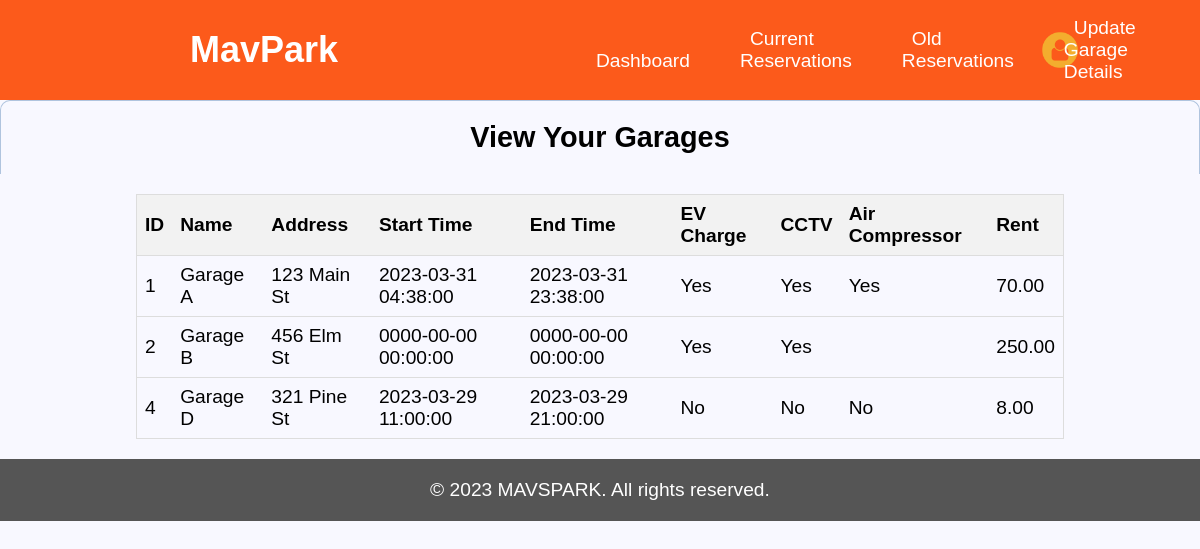
Page /o_user/view_garage.php (signed in) on the committed database.
### tables this page shows
CREATE TABLE `garages` (
  `id` int(6) UNSIGNED NOT NULL,
  `name` varchar(30) NOT NULL,
  `address` varchar(50) NOT NULL DEFAULT 'Kerby street',
  `start_time` datetime DEFAULT NULL,
  `end_time` datetime DEFAULT NULL,
  `ev_charge` enum('Yes','No') DEFAULT 'No',
  `cctv` enum('Yes','No') DEFAULT 'No',
  `garage_air_compressor` enum('Yes','No') DEFAULT 'No',
  `rent` decimal(5,2) NOT NULL DEFAULT 10.00,
  `owner_id` int(11) NOT NULL,
  `spots` int(11) DEFAULT 2
);

### o_user/view_garage.php (the view, shortened to what this page needs)
<?php
if (isset($_SESSION["username"])) {
    $owner_username = $_SESSION["username"];
} else {
    header("Location: n_login.php");
    exit();
}
$host = "localhost";
$username = "root";
$password = "";
$dbname = "test";
$conn = new mysqli($host, $username, $password, $dbname);
$sql = "SELECT id FROM owner_users WHERE username = '$owner_username'";
$result = $conn->query($sql);
if ($result->num_rows > 0) {
    $row = $result->fetch_assoc();
    $owner_id = $row["id"];
} else {
    echo "Error: Owner not found";
    exit();
}
$sql = "SELECT * FROM garages WHERE owner_id = '$owner_id'";
$result = $conn->query($sql);
if ($result->num_rows > 0) {
    $garage_details = "<table>";
    $garage_details .= "<thead><tr><th>ID</th><th>Name</th><th>Address</th><th>Start Time</th><th>End Time</th><th>EV Charge</th><th>CCTV</th><th>Air Compressor</th><th>Rent</th></tr></thead>";
    $garage_details .= "<tbody>";
    while ($row = $result->fetch_assoc()) {
        $id = $row["id"];
        $name = $row["name"];
        $address = $row["address"];
        $start_time = $row["start_time"];
        $end_time = $row["end_time"];
        $ev_charge = $row["ev_charge"];
        $cctv = $row["cctv"];
        $air_compressor = $row["garage_air_compressor"];
        $rent = $row["rent"];
        $garage_details .= "<tr>";
        $garage_details .= "<td>$id</td>";
        $garage_details .= "<td>$name</td>";
        $garage_details .= "<td>$address</td>";
        $garage_details .= "<td>$start_time</td>";
        $garage_details .= "<td>$end_time</td>";
        $garage_details .= "<td>$ev_charge</td>";
        $garage_details .= "<td>$cctv</td>";
        $garage_details .= "<td>$air_compressor</td>";
        $garage_details .= "<td>$rent</td>";
        $garage_details .= "</tr>";
    }
    $garage_details .= "</tbody>";
    $garage_details .= "</table>";
} else {
    $garage_details = "No garages found";
}
?>
<!DOCTYPE html>
<html>
<head>
<link rel="stylesheet" href="style.css">
  <link rel="stylesheet" href="../common-css/common.css">
  <link rel="stylesheet" type="text/css" href="extra_common.css">
  <link rel="stylesheet" type="text/css" href="../common-css/viewReservations.css">
</head>
<body>
<div class="container">
    <div class="hero">
    <nav>
      <a class="logo" href="#" style="text-align: center; margin-left:70px;">
        <h2>MavPark</h2>
      </a>
      <ul class="main-links">
        <li><a href="o_dashhome.php">Dashboard</a></li>
        <li><a href="current_reservations.php">Current Reservations</a></li>
        <li><a href="old_reservations.php">Old Reservations</a></li>
        <li><a href="update_garage.php">Update Garage Details</a></li>
      </ul>
      <img src="../images/user.png" class="user-pic" onclick="toggleMenu()">
    </nav>
  </div>
  <div class="header" style="color: black; text-align: center; border: 1px solid #B0C4DE; border-bottom: none; border-radius: 10px 10px 0px 0px; padding: 20px;">
    <h2>View Your Garages</h2>
  </div>
    <main>
      <div style="color: black; text-align: center; border-bottom: none; border-radius: 10px 10px 0px 0px; padding: 20px;">
        <?php echo $garage_details; ?>
</div>
    </main>
    <footer>
        <p>&copy; 2023 MAVSPARK. All rights reserved.</p>
    </footer>
</div>
</body>
</html>

### o_user/style.css (style rules this page uses)
body { font-size: 120%; background: #F8F8FF; }
.header { color: black; text-align: center; border: 1px solid #B0C4DE; border-bottom: none; border-radius: 10px 10px 0px 0px; padding: 20px; }
table { border-collapse: collapse; border-spacing: 0; width: 100%; border: 1px solid #ddd; }
th, td { text-align: left; padding: 8px; border-bottom: 1px solid #ddd; }
th { background-color: #f2f2f2; font-weight: bold; }

### common-css/common.css (style rules this page uses)
* { margin: 0; padding: 0; font-family: 'Poppins', sans-serif; }
nav { position: relative; z-index: 10; left: 0; right: 0; top: 0; right: 0; padding:0 5%; height: 100px; background-color: #fc5a1b; }
nav .logo { float: left; width: 40%; height: 100%; display: flex; align-items: center; font-size: 24px; color: #fff; }
.main-links { padding: 0; margin: 0; width: 45%; height: 100%; display: flex; float: right; justify-content: space-around; align-items: center; }
.main-links li { list-style: none; }
.logo { text-decoration: none; cursor: pointer; color: #fff; float: left; width: 40%; height: 100%; display: flex; align-items: center; font-size: 24px; }
.main-links a { color: #fff; border: none; padding: 5px 10px; border-radius: 6px; transition: ease-out 0.5s; z-index: 1; outline: none; position: relative; text-decoration: none; }
.main-links a::before { transition: 0.5s all ease; position: absolute; border-radius: 6px; top: 0; left: 50%; right: 50%; bottom: 0; content: ""; background-color: #E97730; opacity: 0; }
table { border-collapse: collapse; width: 100%; }
th, td { text-align: left; padding: 8px; border-bottom: 1px solid #ddd; }
th { background-color: #f2f2f2; }

### o_user/extra_common.css (style rules this page uses)
body { margin: 0; padding: 0; font-family: Arial, sans-serif; }
* { margin:0; padding: 0; font-family: sans-serif; box-sizing: border-box; }
.hero { width: 100%; min-height: 100%; background: #eceaff; color: #525252; }
nav { width: 100%; padding: 10px 10%; display: flex; align-items: center; justify-content: space-between; position: relative; }
.logo { width: 120px; }
.user-pic { width: 40px; border-radius: 50%; cursor: pointer; margin-left: 30px; }
nav ul li { display: inline-block; list-style: none; margin: 10px 20px; }
nav ul li a { color: #fff; text-decoration: none; }
footer { background-color: #555; padding: 20px; text-align: center; color: #fff; }

### common-css/viewReservations.css (style rules this page uses)
table { border-collapse: collapse; width: 80%; }
th, td { text-align: left; padding: 8px; border-bottom: 1px solid #ddd; }
th { background-color: #f2f2f2; }
@media screen and (min-width: 768px) { table { width: 80%; margin: 0 auto; } }

### rows in the picture
garages: id "1", name "Garage A", address "123 Main St", start_time "2023-03-31 04:38:00", end_time "2023-03-31 23:38:00", ev_charge "Yes", cctv "Yes", garage_air_compressor "Yes", rent "70.00"
garages: id "2", name "Garage B", address "456 Elm St", start_time "0000-00-00 00:00:00", end_time "0000-00-00 00:00:00", ev_charge "Yes", cctv "Yes", rent "250.00"
garages: id "4", name "Garage D", address "321 Pine St", start_time "2023-03-29 11:00:00", end_time "2023-03-29 21:00:00", ev_charge "No", cctv "No", garage_air_compressor "No", rent "8.00"
